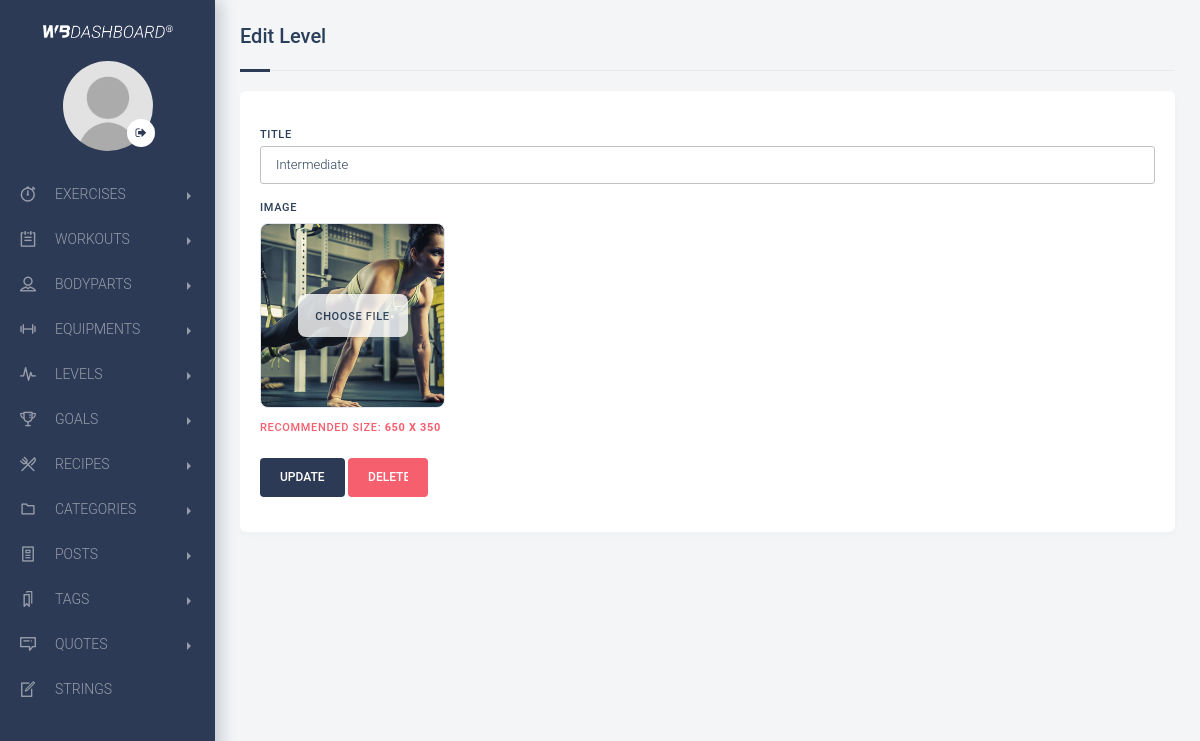
Screenshot of /backend/controller/edit_level.php?id=2 (signed in) with the database file from the repository.
### tables this page shows
CREATE TABLE `levels` (
  `level_id` int(11) NOT NULL,
  `level_title` varchar(50) NOT NULL,
  `level_description` text NOT NULL,
  `level_image` varchar(150) NOT NULL
);

### backend/admin/functions.php (called while the page is built, shortened)
<?php
function cleardata($data){
    $data = trim($data);
    $data = stripslashes($data);
    $data = htmlspecialchars ($data);
    return $data;
}
function id_level($id_level){
    return (int)cleardata($id_level);
}
function get_level_per_id($connect, $id_level){
    $sentence = $connect->query("SELECT * FROM levels WHERE level_id = $id_level LIMIT 1");
    $sentence = $sentence->fetchAll();
    return ($sentence) ? $sentence : false;
}
?>

### backend/views/edit.level.view.php (the view, shortened to what this page needs)
<section class="page-container">
    <div class="page-content-wrapper">
 <div class="content sm-gutter">
            <div class="container-fluid padding-25 sm-padding-10">
                <div class="row">
                    <div class="col-12">
                                        <div class="block-heading d-flex align-items-center title-pages">
                    <h5 class="text-truncate">Edit Level</h5>
                </div>
                    </div>
                    <div class="col-md-12">
                        <div class="form-block mb-4">
<form enctype="multipart/form-data" action="<?php echo htmlspecialchars($_SERVER['PHP_SELF']); ?>" method="post">
<div class="form-row">
  <div class="form-group col-md-12">
    <div class="block col-md-12" style="padding-bottom: 35px">
   <label class="control-label">Title</label>
   <input type="text" value="<?php echo $level['level_title']; ?>" placeholder="" name="level_title" class="form-control" required="">
        <label >Image</label>
<div class="new-image" id="image-preview" style="background: url(../images/<?php echo $level['level_image'] ?>);background-size: cover; background-position: center;">
  <label for="image-upload" id="image-label">Choose File</label>
</div>
<span class="text-danger recomendedsize">Recommended size: <b>650 x 350</b> </span>
<br/>
<br/>
   <div class="action-button">
   <input type="submit" name="update" value="Update" class="btn btn-embossed btn-primary">
   <a onclick="alertdelete();">
   <input name="trash" value="Delete" class="btn btn-embossed btn-danger" style="width: 80px;"></a>
   </div>
</div>
</div>
</div>
</form>
</div>
</div>
</div>
</div>
</div>
</div>
</section>

### backend/assets/css/lightbox.css (style rules this page uses)
body:after { content: url(../files/close.png) url(../files/loading.gif) url(../files/prev.png) url(../files/next.png); display: none; }

### rows the page displays
levels: level_title "Intermediate", level_image (picture)
